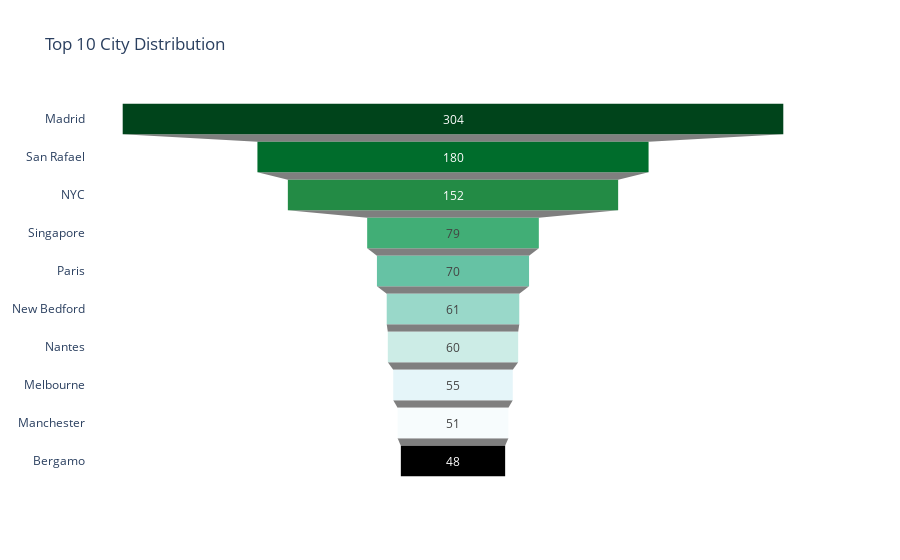

The notebook cell this image was saved under:
### Code cell
# Top 10 Cities contribution
top_10_city = df['CITY'].value_counts().head(10)

# Creating the funnel chart
fig = go.Figure( go.Funnel(x = top_10_city.values, y = top_10_city.index,
                           marker = {'color':px.colors.sequential.BuGn_r}))
fig.update_layout(title = 'Top 10 City Distribution', template = 'plotly_white')

fig.show()

### Figure 1 — Plotly figure (JSON) as saved in the notebook; plotly's stock layout.template omitted (floating-point values rounded to 4 significant figures)
{"data": [{"marker": {"color": ["rgb(0,68,27)", "rgb(0,109,44)", "rgb(35,139,69)", "rgb(65,174,118)", "rgb(102,194,164)", "rgb(153,216,201)", "rgb(204,236,230)", "rgb(229,245,249)", "rgb(247,252,253)"]}, "type": "funnel", "x": [304, 180, 152, 79, 70, 61, 60, 55, 51, 48], "y": ["Madrid", "San Rafael", "NYC", "Singapore", "Paris", "New Bedford", "Nantes", "Melbourne", "Manchester", "Bergamo"]}], "layout": {"title": {"text": "Top 10 City Distribution"}}}
